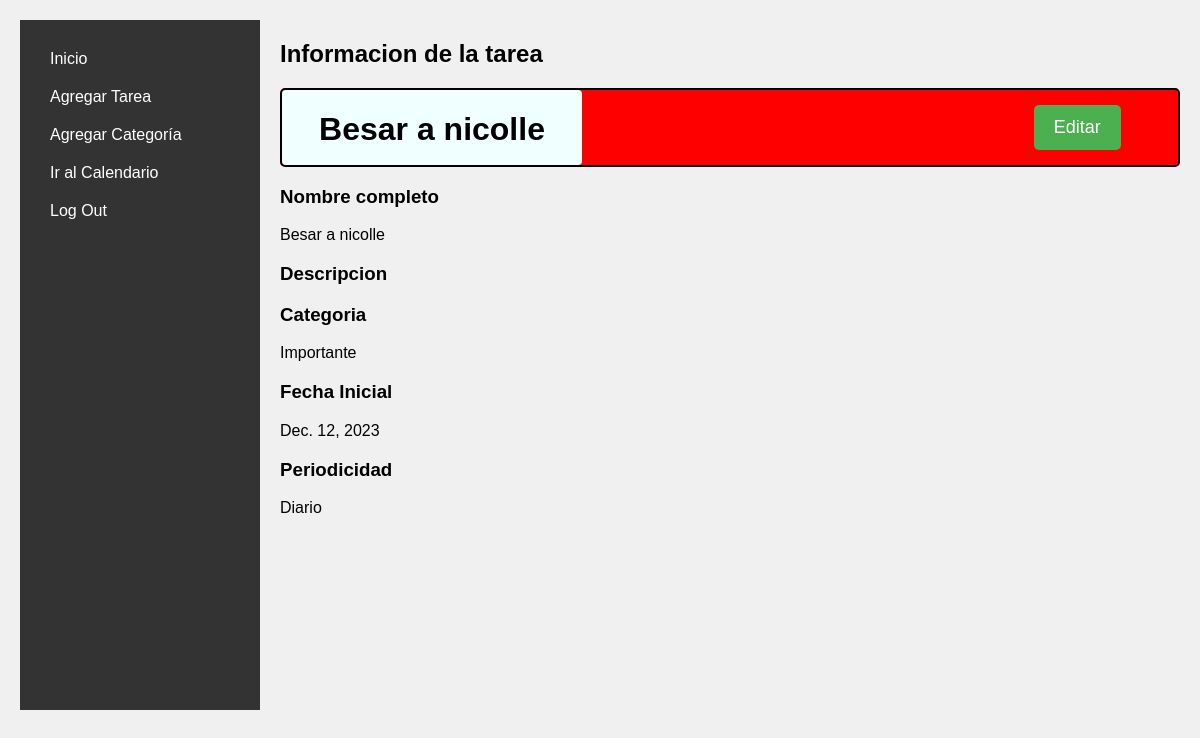
Page /taskDetails/2/ on the earlier database version.
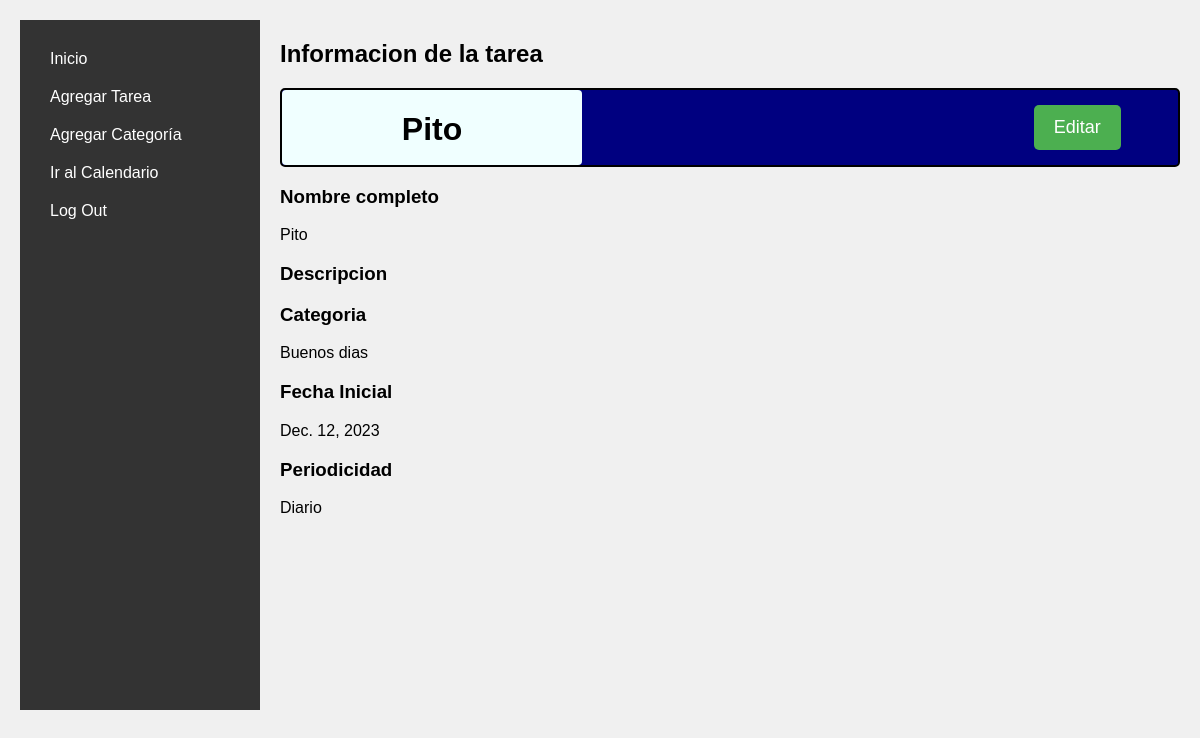
Same page on the later database version.
### Task/models.py (models this page shows, shortened)
class Task(models.Model):
    user = models.ForeignKey(User,on_delete=models.CASCADE,default=1)
    taskName = models.CharField(default='Tarea', max_length=100)
    category = models.ForeignKey(Category, on_delete=models.CASCADE, default=1)
    taskDescription = models.TextField(default="")
    color = ColorField(default='#FFFFFF')
    class state(models.IntegerChoices):
        TODO = 0, _('Por hacer')
        IN_PROG = 1, _('En proceso')
        CANCELED = 2, _('Cancelada')
        FINISHED = 3, _('Finalizada')
    taskState = models.IntegerField(default=state.TODO, choices=state.choices)
    class period(models.IntegerChoices):
        NON_PERIODIC = 0, _('No periodico')
        DAILY = 1, _('Diario')
        WEEKLY = 2, _('Semanal')
        MONTHLY = 3, _('Mensual')
        ANNUALLY = 4, _('Anual')
    periodicity = models.IntegerField(default=period.NON_PERIODIC, choices=period.choices)
    dueDate = models.DateField(default=datetime.today, blank=False)
    dueTime = models.TimeField(default='00:00', blank=True)

class Category(models.Model):
    user = models.ForeignKey(User,on_delete=models.CASCADE,default=1)
    name = models.CharField(max_length=100, blank=False)
    description = models.TextField()

### Task/views/taskDetails.py (the view)
# urls.py: path('taskDetails/<int:tID>/', taskDetails.taskDetails, name = 'taskDetails'),
def taskDetails(request, tID):
    task = Task.objects.get(id=tID)
    extra = ExtraData.objects.filter(task = task)
    isExtra = len(extra)>0
    return render(request, './taskDetails.html',{
        'task':task,
        'isExtra':isExtra,
        'extra':extra
    })

### Task/templatetags/dateTag.py (called while the page is built)
@register.filter(name='dateTag')
def dateTag(n):
    label = ''
    if n==0:
        label = 'Fecha de vencimiento'
    else:
        label = 'Fecha Inicial'
    return label

### Task/templatetags/formatTitle.py (called while the page is built)
@register.filter(name='formatTitle')
def formatTitle(title):
    if(len(title)>18):
        title = (title[:15]+'...')
    return title

### Task/templatetags/nToPeriodicity.py (called while the page is built)
@register.filter(name='nToPeriodicity')
def nToPeriodicity(n):
    periodicity = ''
    match n:
        case 0:
            periodicity = 'No periodico'
        case 1:
            periodicity = 'Diario'
        case 2:
            periodicity = 'Semanal'
        case 3:
            periodicity = 'Mensual'
        case 4:
            periodicity = 'Anual'
    return periodicity

### Task/templates/taskDetails.html (shortened to what this page needs)
<!DOCTYPE html>
{% extends 'home.html' %}
{% load static %}
{% load nToPeriodicity %}
{% load dateTag %}
{% load formatTitle %}
        {% block style %}
            <link rel="stylesheet" href="{% static 'css/taskDetails.css' %}">
        {% endblock %}
        {% block content %}
        <h2> Informacion de la tarea</h2>
            <div style="background-color:{{task.color}};" id="titleCard">
                <table>
                    <th>
                        <div id="title">
                            <h1>{{task.taskName | formatTitle}}</h1>
                        </div>
                    </th>
                    <th><a><button>Editar</button></a></th>
                </table>
            </div>
            <h3>Nombre completo</h3>
                {{ task.taskName}}
            <h3>Descripcion</h3>
            <h3>Categoria</h3>
                {{task.category.name}}
            <h3>{{ task.periodicity | dateTag }}</h3>
                {{ task.dueDate }}
            <h3>Periodicidad</h4>
                {{ task.periodicity | nToPeriodicity }}
        {% endblock %}

Differences in the rows shown:
changed Task "Fecha Inicial": color "#ff0000" → "#000080" (drawn); taskName "Besar a nicolle" → "Pito"; category.name "Importante" → "Buenos dias"
